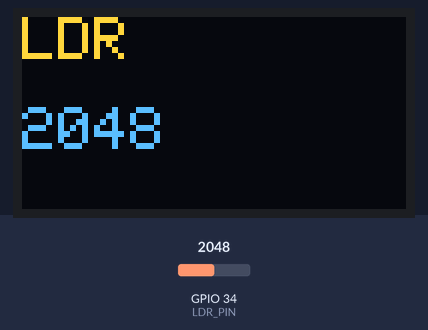
A sketch run on a simulated ESP32. On the bench: 128×64 one-colour display. The test bench sets the inputs (shaded band); at power-on: GPIO 34 (LDR_PIN) = 2048. The OLED is the two-colour kind (top 16 rows yellow); what the sketch prints to the serial monitor is not drawn.

Above: at 2.2 s.
2.3 s: GPIO 34 (LDR_PIN) set to 2866
At 3.2 s:
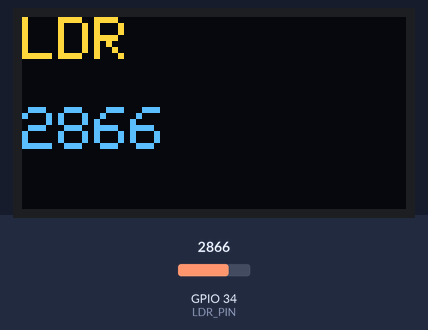
4.1 s: GPIO 34 (LDR_PIN) set to 3603
At 4.8 s:
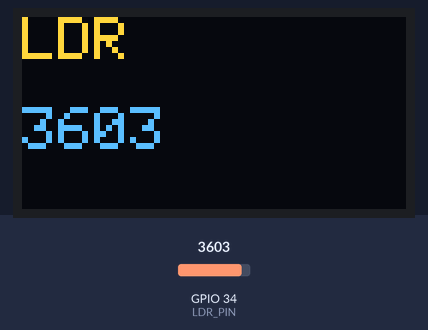
5.7 s: GPIO 34 (LDR_PIN) set to 4095
At 6.4 s:
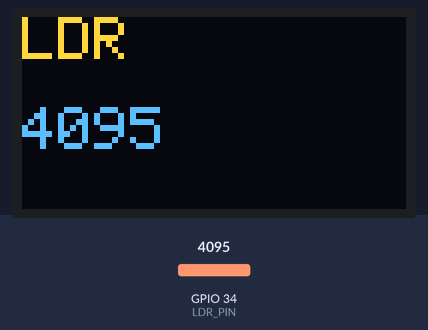
Timing chart, 0 to 8.7 s (numbered marks = the images above; inputs shaded):
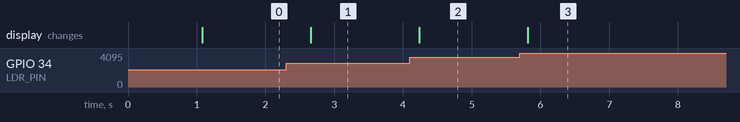

Measured:
- after the input at 2.3 s, the display: changes after 0.36 s (image 1)
- after the input at 4.1 s, the display: changes after 0.14 s (image 2)
- after the input at 5.7 s, the display: changes after 0.11 s (image 3)

The sketch:

sketch.ino
```cpp
#include <Wire.h>
#include <Adafruit_GFX.h>
#include <Adafruit_SSD1306.h>

#define LDR_PIN 34

#define SCREEN_WIDTH 128
#define SCREEN_HEIGHT 64

Adafruit_SSD1306 display(SCREEN_WIDTH, SCREEN_HEIGHT, &Wire, -1);

void setup() {
  Serial.begin(115200);

  if (!display.begin(SSD1306_SWITCHCAPVCC, 0x3C)) {
    Serial.println("OLED not found!");
    while (true);
  }

  display.clearDisplay();
  display.setTextColor(SSD1306_WHITE);

  display.setTextSize(2);
  display.setCursor(0, 0);
  display.println("LDR");
  display.display();

  delay(1000);
}

void loop() {
  int ldrValue = analogRead(LDR_PIN);

  Serial.print("LDR Reading: ");
  Serial.println(ldrValue);

  display.clearDisplay();

  display.setTextSize(2);
  display.setCursor(0, 0);
  display.println("LDR");

  display.setTextSize(2);
  display.setCursor(0, 30);
  display.print(ldrValue);

  display.display();

  delay(500);
}
```
